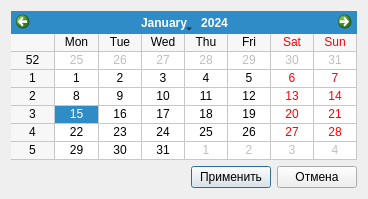
<?xml version="1.0" encoding="UTF-8"?>
<ui version="4.0">
 <class>CDateDialog</class>
 <widget class="QDialog" name="CDateDialog">
  <property name="geometry">
   <rect>
    <x>0</x>
    <y>0</y>
    <width>368</width>
    <height>191</height>
   </rect>
  </property>
  <property name="windowTitle">
   <string>Выберите дату</string>
  </property>
  <layout class="QGridLayout" name="gridLayout">
   <item row="0" column="0">
    <widget class="QCalendarWidget" name="cDate">
     <property name="firstDayOfWeek">
      <enum>Qt::Monday</enum>
     </property>
     <property name="gridVisible">
      <bool>true</bool>
     </property>
    </widget>
   </item>
   <item row="1" column="0">
    <layout class="QHBoxLayout" name="horizontalLayout">
     <item>
      <spacer name="horizontalSpacer">
       <property name="orientation">
        <enum>Qt::Horizontal</enum>
       </property>
       <property name="sizeHint" stdset="0">
        <size>
         <width>40</width>
         <height>20</height>
        </size>
       </property>
      </spacer>
     </item>
     <item>
      <widget class="QPushButton" name="pbnOk">
       <property name="text">
        <string>Применить</string>
       </property>
       <property name="icon">
        <iconset resource="../../Admin/MainManager/main_res.qrc">
         <normaloff>:/images/apply.png</normaloff>:/images/apply.png</iconset>
       </property>
      </widget>
     </item>
     <item>
      <widget class="QPushButton" name="pbnCancel">
       <property name="text">
        <string>Отмена</string>
       </property>
       <property name="icon">
        <iconset resource="../../Admin/MainManager/main_res.qrc">
         <normaloff>:/images/cancel.png</normaloff>:/images/cancel.png</iconset>
       </property>
      </widget>
     </item>
    </layout>
   </item>
  </layout>
 </widget>
 <resources>
  <include location="../../Admin/MainManager/main_res.qrc"/>
  <include location="../../Admin/MainManager/main_res.qrc"/>
 </resources>
 <connections/>
</ui>
